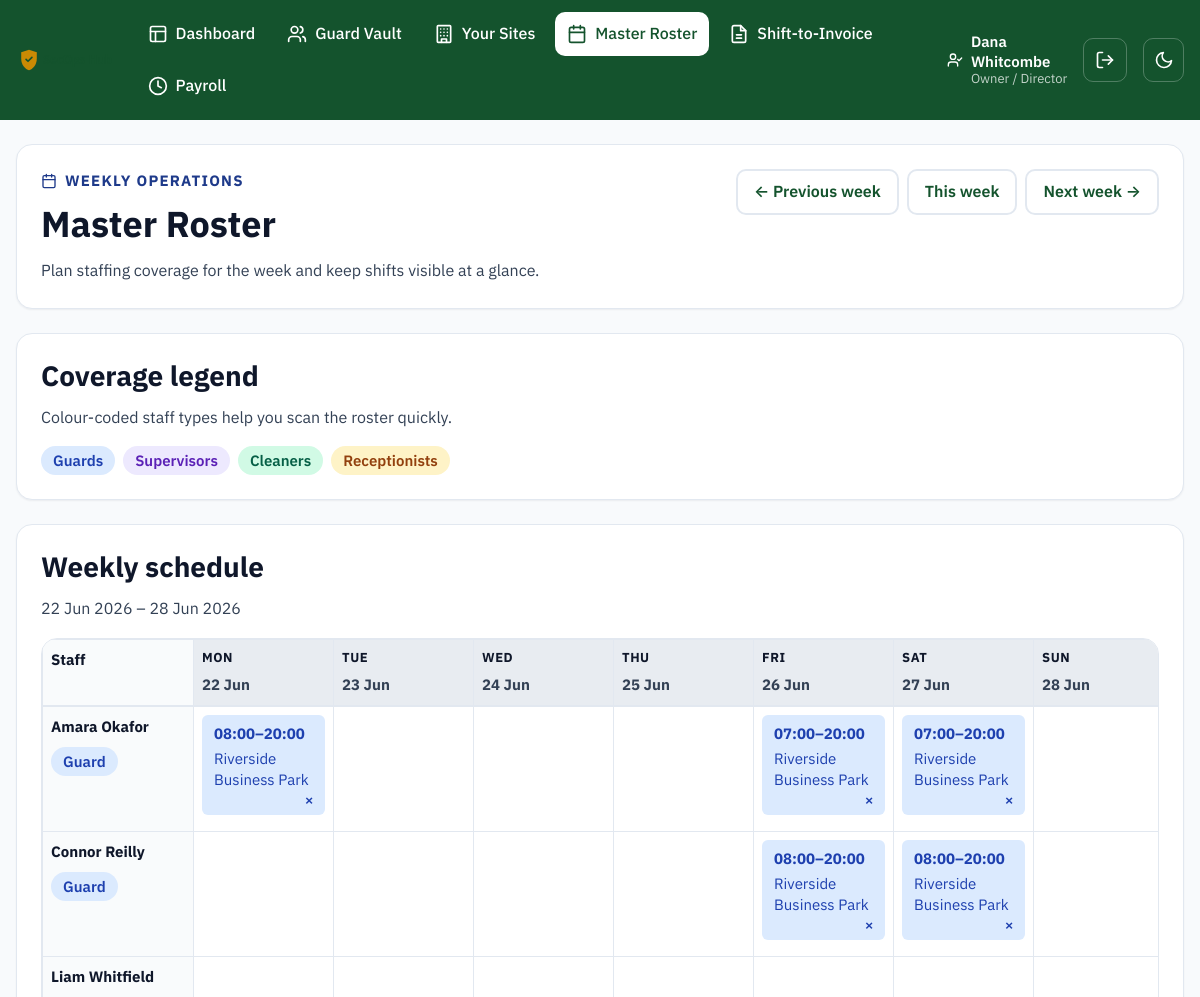
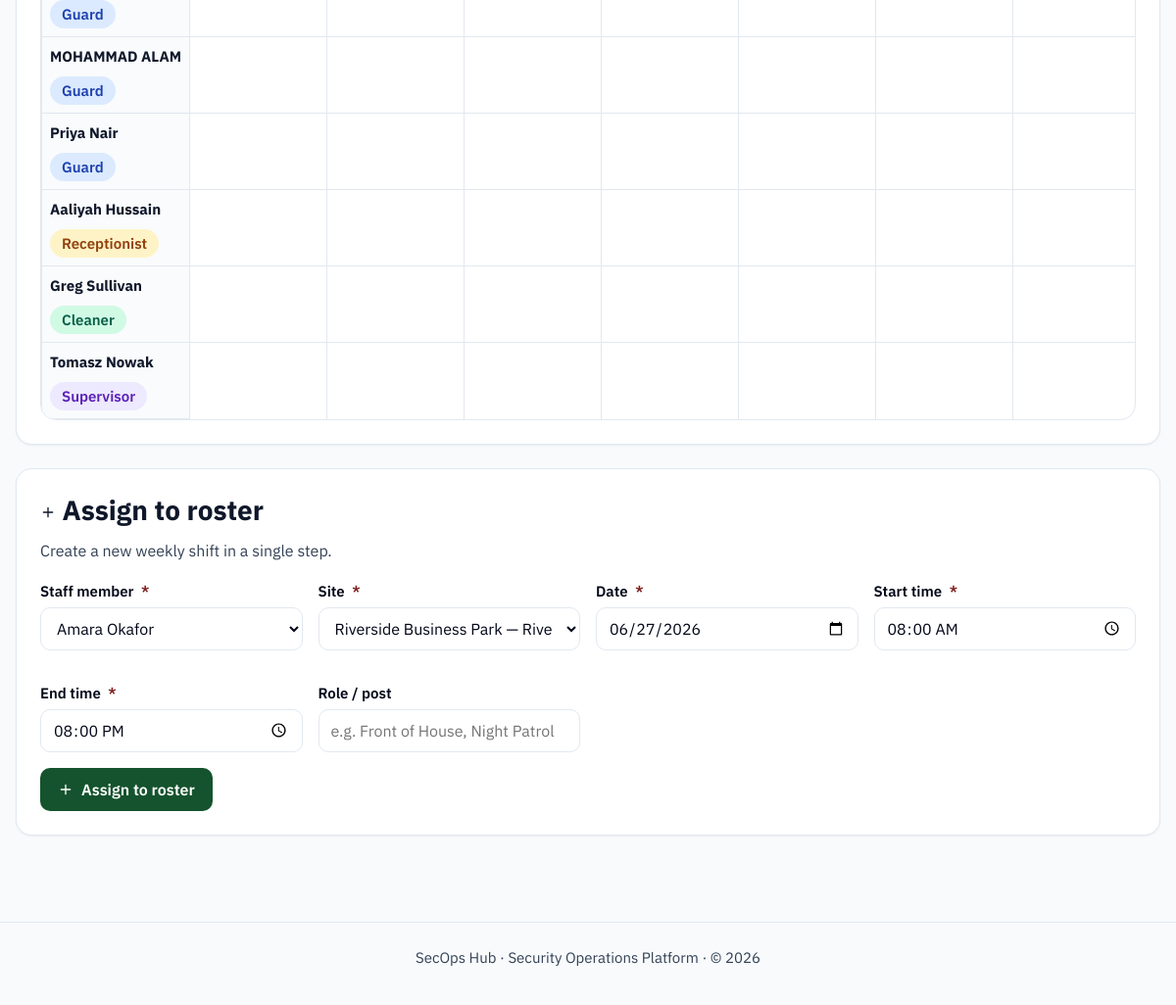
Page /roster/ (signed in) on the committed database (2 pictures, top to bottom).
### models.py (models this page shows, shortened)
class User(UserMixin, db.Model):
    __tablename__ = "users"
    id = db.Column(db.Integer, primary_key=True)
    name = db.Column(db.String(120), nullable=False)
    email = db.Column(db.String(120), unique=True, nullable=False)
    password_hash = db.Column(db.String(255), nullable=False)
    role = db.Column(db.String(30), nullable=False)
    language = db.Column(db.String(10), default="en", nullable=False)
    is_active_account = db.Column(db.Boolean, default=True, nullable=False)
    mfa_secret = db.Column(db.String(32))
    mfa_enabled = db.Column(db.Boolean, default=False, nullable=False)
    guard_id = db.Column(db.Integer, db.ForeignKey("guards.id"), nullable=True)
    created_at = db.Column(db.DateTime, default=datetime.utcnow)
    last_login_at = db.Column(db.DateTime)
    guard = db.relationship("Guard")
    @property
    def role_label(self):
        return ROLE_LABELS.get(self.role, self.role)
    @property
    def is_frontline(self):
        return self.role in FRONTLINE_ROLES

class Shift(db.Model):
    __tablename__ = "shifts"
    id = db.Column(db.Integer, primary_key=True)
    site_id = db.Column(db.Integer, db.ForeignKey("sites.id"), nullable=False)
    guard_id = db.Column(db.Integer, db.ForeignKey("guards.id"), nullable=True)
    assigned_user_id = db.Column(db.Integer, db.ForeignKey("users.id"), nullable=True)
    staff_category = db.Column(db.String(20), default=STAFF_CATEGORY_GUARD, nullable=False)
    shift_date = db.Column(db.Date, nullable=False)
    start_time = db.Column(db.Time, nullable=False)
    end_time = db.Column(db.Time, nullable=False)
    role = db.Column(db.String(80))
    pay_rate = db.Column(db.Numeric(8, 2), default=0, nullable=False)
    bill_rate = db.Column(db.Numeric(8, 2), default=0, nullable=False)
    status = db.Column(db.String(20), default="scheduled", nullable=False)
    invoice_id = db.Column(db.Integer, db.ForeignKey("invoices.id"), nullable=True)
    notes = db.Column(db.String(255))
    clock_in = db.Column(db.DateTime, nullable=True)
    clock_out = db.Column(db.DateTime, nullable=True)
    total_hours = db.Column(db.Numeric(6, 2), nullable=True)
    approved_by_manager = db.Column(db.Boolean, default=False, nullable=False)
    paid_out = db.Column(db.Boolean, default=False, nullable=False)
    site = db.relationship("Site", back_populates="shifts")
    guard = db.relationship("Guard", back_populates="shifts")
    invoice = db.relationship("Invoice", back_populates="shifts")
    assigned_user = db.relationship("User", foreign_keys=[assigned_user_id])

class Site(db.Model):
    __tablename__ = "sites"
    id = db.Column(db.Integer, primary_key=True)
    name = db.Column(db.String(120), nullable=False)
    client_name = db.Column(db.String(120), nullable=False)
    address = db.Column(db.String(255))
    site_manager = db.Column(db.String(120))
    pay_rate_default = db.Column(db.Numeric(8, 2), default=0)
    bill_rate_default = db.Column(db.Numeric(8, 2), default=0)
    billing_rate = db.Column(db.Numeric(8, 2), default=18.00, nullable=False)
    is_active = db.Column(db.Boolean, default=True, nullable=False)
    created_at = db.Column(db.DateTime, default=datetime.utcnow)
    shifts = db.relationship("Shift", back_populates="site")
    invoices = db.relationship("Invoice", back_populates="site")

### blueprints/roster.py (the view)
@roster_bp.route("/")
def master():
    week_start = _week_start(request.args.get("week_start", ""))
    week_end = week_start + timedelta(days=6)
    days = [week_start + timedelta(days=i) for i in range(7)]
    shifts = (
        Shift.query.filter(Shift.shift_date >= week_start, Shift.shift_date <= week_end)
        .order_by(Shift.start_time.asc())
        .all()
    )
    staff = _staff_roster()
    grid = []
    for member in staff:
        row_cells = []
        for day in days:
            cell_shifts = [
                shift
                for shift in shifts
                if shift.shift_date == day
                and (
                    (member["type"] == "guard" and shift.guard_id == member["id"])
                    or (member["type"] == "user" and shift.assigned_user_id == member["id"])
                )
            ]
            row_cells.append(cell_shifts)
        grid.append({"member": member, "cells": row_cells})
    sites = Site.query.filter_by(is_active=True).order_by(Site.name.asc()).all()
    return render_template(
        "roster/master.html",
        week_start=week_start,
        week_end=week_end,
        days=days,
        grid=grid,
        sites=sites,
        staff=staff,
        prev_week=(week_start - timedelta(days=7)).isoformat(),
        next_week=(week_start + timedelta(days=7)).isoformat(),
        today=datetime.now(UTC).date(),
        category_labels=STAFF_CATEGORY_LABELS,
        category_colors=STAFF_CATEGORY_COLORS,
    )

### templates/roster/master.html (shortened to what this page needs)
{% extends "base.html" %}
{% from "_icons.html" import icon_calendar, icon_plus %}
{% block content %}
  <section class="card roster-hero">
    <div class="roster-hero__content">
      <p class="invoice-hero__eyebrow">{{ icon_calendar("icon icon--sm") }} Weekly operations</p>
      <h1>Master Roster</h1>
      <p class="page-header__meta">Plan staffing coverage for the week and keep shifts visible at a glance.</p>
    </div>
    <div class="roster-hero__actions">
      <a class="btn btn-secondary" href="{{ url_for('roster.master', week_start=prev_week) }}">&larr; Previous week</a>
      <a class="btn btn-secondary" href="{{ url_for('roster.master') }}">This week</a>
      <a class="btn btn-secondary" href="{{ url_for('roster.master', week_start=next_week) }}">Next week &rarr;</a>
    </div>
  </section>
  <section class="card roster-legend" aria-label="Roster legend">
    <div class="card__header">
      <div>
        <h2>Coverage legend</h2>
        <p class="page-header__meta">Colour-coded staff types help you scan the roster quickly.</p>
      </div>
    </div>
    <div class="roster-legend__items">
      <span class="badge badge--cat-blue">Guards</span>
      <span class="badge badge--cat-purple">Supervisors</span>
      <span class="badge badge--cat-green">Cleaners</span>
      <span class="badge badge--cat-yellow">Receptionists</span>
    </div>
  </section>
  {% if grid %}
    <section class="card roster-table-card">
      <div class="card__header">
        <div>
          <h2>Weekly schedule</h2>
          <p class="page-header__meta">{{ week_start.strftime('%d %b %Y') }} &ndash; {{ week_end.strftime('%d %b %Y') }}</p>
        </div>
      </div>
      <div class="table-wrapper">
        <table class="roster-grid">
          <thead>
            <tr>
              <th scope="col" class="roster-grid__staff">Staff</th>
              {% for day in days %}
                <th scope="col" {% if day == today %}aria-current="date"{% endif %}>
                  <span class="roster-day__label">{{ day.strftime('%a') }}</span>
                  <span class="roster-day__date">{{ day.strftime('%d %b') }}</span>
                </th>
              {% endfor %}
            </tr>
          </thead>
          <tbody>
            {% for entry in grid %}
              <tr>
                <th scope="row" class="roster-grid__staff">
                  <span class="roster-member__name">{{ entry.member.name }}</span>
                  <span class="badge badge--cat-{{ category_colors[entry.member.category] }}">{{ category_labels[entry.member.category] }}</span>
                </th>
                {% for cell in entry.cells %}
                  <td>
                    {% for shift in cell %}
                      <span class="roster-chip badge--cat-{{ category_colors[entry.member.category] }}">
                        <span class="roster-chip__time">{{ shift.start_time.strftime('%H:%M') }}&ndash;{{ shift.end_time.strftime('%H:%M') }}</span>
                        <span class="roster-chip__site">{{ shift.site.name }}{% if shift.role %} &middot; {{ shift.role }}{% endif %}</span>
                        {% if shift.status != 'invoiced' %}
                          <form method="post" action="{{ url_for('roster.delete', shift_id=shift.id) }}"
                                data-confirm="Remove this roster entry for {{ entry.member.name }} on {{ shift.shift_date.strftime('%d %b %Y') }}?">
                            <button type="submit" class="roster-chip__delete" aria-label="Remove this shift">&times;</button>
                          </form>
                        {% endif %}
                      </span>
                    {% endfor %}
                  </td>
                {% endfor %}
              </tr>
            {% endfor %}
          </tbody>
        </table>
      </div>
    </section>
  {% else %}
    <div class="card empty-state">
      {{ icon_calendar() }}
      <p>No active guards or frontline staff available to roster.</p>
    </div>
  {% endif %}
  <section class="card roster-form-card" aria-labelledby="assign-heading">
    <div class="card__header">
      <div>
        <h2 id="assign-heading">{{ icon_plus("icon icon--sm") }} Assign to roster</h2>
        <p class="page-header__meta">Create a new weekly shift in a single step.</p>
      </div>
    </div>
    {% if not sites %}
      <p>No active sites available. Add a site first.</p>
    {% else %}
      <form method="post" action="{{ url_for('roster.assign') }}">
        <div class="form-grid">
          <div class="field">
            <label for="staff">Staff member <span class="required-indicator" aria-hidden="true">*</span></label>
            <select id="staff" name="staff" required>
              <optgroup label="Guards">
                {% for member in staff if member.category == 'guard' %}
                  <option value="guard:{{ member.id }}">{{ member.name }}</option>
                {% endfor %}
              </optgroup>
            </select>
          </div>
          <div class="field">
            <label for="site_id">Site <span class="required-indicator" aria-hidden="true">*</span></label>
            <select id="site_id" name="site_id" required>
              {% for site in sites %}
                <option value="{{ site.id }}">{{ site.name }} &mdash; {{ site.client_name }}</option>
              {% endfor %}
            </select>
          </div>
          <div class="field">
            <label for="shift_date">Date <span class="required-indicator" aria-hidden="true">*</span></label>
            <input type="date" id="shift_date" name="shift_date" required value="{{ today.isoformat() }}">
          </div>
          <div class="field">
            <label for="start_time">Start time <span class="required-indicator" aria-hidden="true">*</span></label>
            <input type="time" id="start_time" name="start_time" required value="08:00">
          </div>
          <div class="field">
            <label for="end_time">End time <span class="required-indicator" aria-hidden="true">*</span></label>
            <input type="time" id="end_time" name="end_time" required value="20:00">
          </div>
          <div class="field">
            <label for="role">Role / post</label>
            <input type="text" id="role" name="role" placeholder="e.g. Front of House, Night Patrol">
          </div>
        </div>
        <button type="submit" class="btn btn-primary">{{ icon_plus("icon icon--sm") }} Assign to roster</button>
      </form>
    {% endif %}
  </section>
{% endblock %}

### templates/base.html (shortened to what this page needs)
<!doctype html>
<html lang="en">
<head>
  <link rel="stylesheet" href="{{ url_for('static', filename='css/styles.css') }}">
</head>
<body class="{% block body_class %}{% endblock %}">
  {% from "_icons.html" import icon_shield, icon_layout, icon_users, icon_building, icon_invoice, icon_sun, icon_moon, icon_log_out, icon_user_check, icon_clock, icon_calendar %}
  <header class="app-header">
    <div class="app-header__inner">
      <a class="app-header__brand" href="{{ url_for('dashboard') }}">
        <img class="app-header__logo" src="{{ url_for('static', filename='img/logo.svg') }}" alt="SecOps Hub" height="28">
      </a>
      {% if current_user.is_authenticated %}
        <nav class="app-nav" aria-label="Primary">
          {% if not current_user.is_frontline %}
            <a href="{{ url_for('dashboard') }}" {% if request.endpoint == 'dashboard' %}aria-current="page"{% endif %}>
              {{ icon_layout() }} {{ t('nav.dashboard') }}
            </a>
          {% endif %}
          {% if current_user.role in ('owner', 'ops_manager', 'hr_compliance') %}
            <a href="{{ url_for('guards.list_guards') }}" {% if request.endpoint and request.endpoint.startswith('guards.') %}aria-current="page"{% endif %}>
              {{ icon_users() }} {{ t('nav.guards') }}
            </a>
          {% endif %}
          {% if current_user.role in ('owner', 'ops_manager', 'supervisor') %}
            <a href="{{ url_for('sites.list_sites') }}" {% if request.endpoint and request.endpoint.startswith('sites.') %}aria-current="page"{% endif %}>
              {{ icon_building() }} {{ t('nav.sites') }}
            </a>
            <a href="{{ url_for('roster.master') }}" {% if request.endpoint and request.endpoint.startswith('roster.') %}aria-current="page"{% endif %}>
              {{ icon_calendar() }} {{ t('nav.roster') }}
            </a>
          {% endif %}
          {% if current_user.role in ('owner', 'ops_manager') %}
            <a href="{{ url_for('invoices.list_invoices') }}" {% if request.endpoint and request.endpoint.startswith('invoices.') %}aria-current="page"{% endif %}>
              {{ icon_invoice() }} {{ t('nav.invoices') }}
            </a>
          {% endif %}
          {% if current_user.role in ('owner', 'hr_compliance') %}
            <a href="{{ url_for('payroll.overview') }}" {% if request.endpoint and request.endpoint.startswith('payroll.') %}aria-current="page"{% endif %}>
              {{ icon_clock() }} {{ t('nav.payroll') }}
            </a>
          {% endif %}
        </nav>
        <div class="app-header__session">
          <span class="app-header__user">
            {{ icon_user_check("icon icon--sm") }}
            <span>
              <strong>{{ current_user.name }}</strong>
              <small>{{ current_user.role_label }}</small>
            </span>
          </span>
          <form method="post" action="{{ url_for('auth.logout') }}">
            <button type="submit" class="theme-toggle" aria-label="{{ t('nav.logout') }}" title="{{ t('nav.logout') }}">
              {{ icon_log_out() }}
            </button>
          </form>
        </div>
      {% endif %}
      <button type="button" id="theme-toggle" class="theme-toggle" aria-pressed="false" aria-label="Switch to dark mode">
        {{ icon_moon("icon icon-moon") }}
      </button>
    </div>
  </header>
  <main id="main-content" class="app-main">
    {% with messages = get_flashed_messages(with_categories=true) %}
      {% if messages %}
          {% for category, message in messages %}
              {% if category == 'error' %}
                {% from "_icons.html" import icon_x_circle %}
              {% else %}
                {% from "_icons.html" import icon_check_circle %}
              {% endif %}
          {% endfor %}
      {% endif %}
    {% endwith %}
    {% block content %}{% endblock %}
  </main>
  <footer class="app-footer">
    <p>SecOps Hub &middot; Security Operations Platform &middot; &copy; {{ current_year }}</p>
  </footer>
</body>
</html>

### rows in the picture
User: name "Dana Whitcombe", role_label "Owner / Director"
Shift: strftime "22 Jun 2026", start_time "08:00", end_time "20:00", site.name "Riverside Business Park"
Shift: start_time "07:00", end_time "20:00", site.name "Riverside Business Park"
Shift: start_time "07:00", end_time "20:00", site.name "Riverside Business Park"
Shift: start_time "08:00", end_time "20:00", site.name "Riverside Business Park"
Shift: start_time "08:00", end_time "20:00", site.name "Riverside Business Park"
User: member.name "Aaliyah Hussain"
User: member.name "Greg Sullivan"
User: member.name "Tomasz Nowak"

### other values in the picture
{{ t('nav.dashboard') }} "Dashboard"
{{ t('nav.guards') }} "Guard Vault"
{{ t('nav.sites') }} "Your Sites"
{{ t('nav.roster') }} "Master Roster"
{{ t('nav.invoices') }} "Shift-to-Invoice"
{{ t('nav.payroll') }} "Payroll"
{{ week_end.strftime('%d %b %Y') }} "28 Jun 2026"
{{ day.strftime('%a') }} "MON" "TUE" "WED" "THU" "FRI" "SAT" "SUN"
{{ day.strftime('%d %b') }} "22 Jun" "23 Jun" "24 Jun" "25 Jun" "26 Jun" "27 Jun" "28 Jun"
{{ entry.member.name }} "Amara Okafor" "Connor Reilly" "Liam Whitfield" "MOHAMMAD ALAM" "Priya Nair"
{{ category_labels[entry.member.category] }} "Guard" "Guard" "Guard" "Guard" "Guard" "Receptionist" "Cleaner" "Supervisor"
form field staff "Amara Okafor"
form field site_id "Riverside Business Park — Riverside Holdings Ltd"
